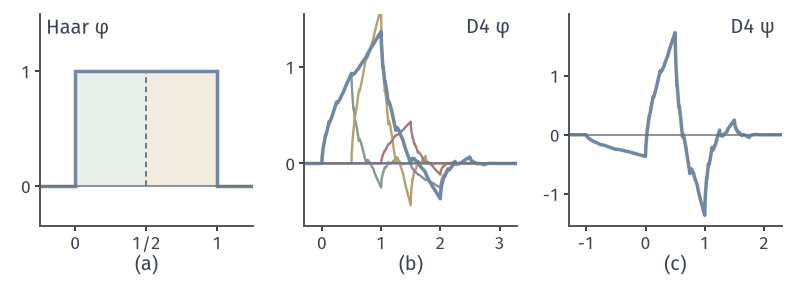

Here is the Python script that generated this plot:
from pathlib import Path
import sys
ROOT = next(p for p in Path(__file__).resolve().parents if (p/"build.sh").is_file() and (p/"tex/book.tex").is_file())
sys.path.insert(0, str(ROOT/"figures/00-shared/mathematical-preliminaries-upper/00-shared/comprehension-figures"))
from support import figure, save, BLUE, GREEN, YELLOW, RED, PURPLE, INK, MUTED, GRID, BLUE_FILL, GREEN_FILL, YELLOW_FILL, RED_FILL, PURPLE_FILL
import numpy as np

SQ3 = np.sqrt(3.0)
H = np.array([1+SQ3, 3+SQ3, 3-SQ3, 1-SQ3])/(4*np.sqrt(2.0))

def cascade(levels=11):
    """D4 scaling function on [0,3]: exact integer values (eigenvector of the refinement matrix), then dyadic refinement phi(x)=sqrt2*sum h_k phi(2x-k)."""
    phi_int = {0: 0.0, 1: (1+SQ3)/2, 2: (1-SQ3)/2, 3: 0.0}
    n = 3*2**levels
    v = np.zeros(n+1); step = 2**levels
    for i, y in phi_int.items():
        v[i*step] = y
    for lev in range(1, levels+1):
        s = 2**(levels-lev)
        for i in range(s, n, 2*s):
            total = 0.0
            for k, hk in enumerate(H):
                idx = 2*i-k*2**levels
                if 0 <= idx <= n:
                    total += hk*v[idx]
            v[i] = np.sqrt(2.0)*total
    return np.linspace(0, 3, n+1), v

def phi_at(x, xs, v):
    return np.interp(x, xs, v, left=0.0, right=0.0)

def psi_at(x, xs, v):
    """psi(x)=sqrt2*sum g_k phi(2x-k), g_k=(-1)^k h_{1-k}; support [-1,2]."""
    y = np.zeros_like(x, dtype=float)
    for k in (-2, -1, 0, 1):
        y += np.sqrt(2.0)*(-1)**abs(k)*H[1-k]*phi_at(2*x-k, xs, v)
    return y
# (a) Haar two-scale relation; (b) D4 phi and pieces sqrt2 h_k phi(2x-k); (c) D4 psi by formula g_k=(-1)^k h_{1-k}.
xs, v = cascade()
fig, axes = figure(width_mm=112, height_mm=40, ncols=3)
fig.set_layout_engine(None)
fig.subplots_adjust(left=.05, right=.985, top=.95, bottom=.2, wspace=.24)
ax=axes[0]
ax.fill_between([0,.5],0,1,color=GREEN_FILL,lw=0); ax.fill_between([.5,1],0,1,color=YELLOW_FILL,lw=0)
ax.plot([.5,.5],[0,1],color=MUTED,lw=.75,dashes=(3,2))
ax.plot([-.25,0,0,1,1,1.25],[0,0,1,1,0,0],color=BLUE,lw=1.4,solid_joinstyle='miter')
ax.axhline(0,color=MUTED,lw=.6); ax.set_xlim(-.25,1.25); ax.set_ylim(-.35,1.5); ax.set_xticks([0,.5,1]); ax.set_xticklabels(['0','1/2','1']); ax.set_yticks([0,1])
ax.text(.03,.98,r'Haar $\varphi$',transform=ax.transAxes,ha='left',va='top')
x=np.linspace(-.3,3.3,2500)
ax=axes[1]
cols=[GREEN,YELLOW,RED,PURPLE]
for k in range(4):
    ax.plot(x,np.sqrt(2)*H[k]*phi_at(2*x-k,xs,v),color=cols[k],lw=.95)
ax.plot(x,phi_at(x,xs,v),color=BLUE,lw=1.4)
ax.axhline(0,color=MUTED,lw=.6); ax.set_xlim(-.3,3.3); ax.set_ylim(-.65,1.55); ax.set_xticks([0,1,2,3]); ax.set_yticks([0,1])
ax.text(.97,.98,r'D4 $\varphi$',transform=ax.transAxes,ha='right',va='top')
ax=axes[2]
x2=np.linspace(-1.3,2.3,2500)
ax.plot(x2,psi_at(x2,xs,v),color=BLUE,lw=1.4)
ax.axhline(0,color=MUTED,lw=.6); ax.set_xlim(-1.3,2.3); ax.set_ylim(-1.55,2.05); ax.set_xticks([-1,0,1,2]); ax.set_yticks([-1,0,1])
ax.text(.97,.98,r'D4 $\psi$',transform=ax.transAxes,ha='right',va='top')
for ax,s in zip(axes,'abc'):
    ax.tick_params(labelsize=7,length=2,pad=1.5)
    q=ax.get_position(); fig.text((q.x0+q.x1)/2,.03,'(%s)'%s,ha='center',va='bottom')
save(fig, Path(__file__).resolve().parent, 'figure', {'formula': 'phi=sqrt2 sum h_k phi(2x-k); D4 h=(1+sqrt3,3+sqrt3,3-sqrt3,1-sqrt3)/(4 sqrt2); dyadic refinement from exact integer values'})
